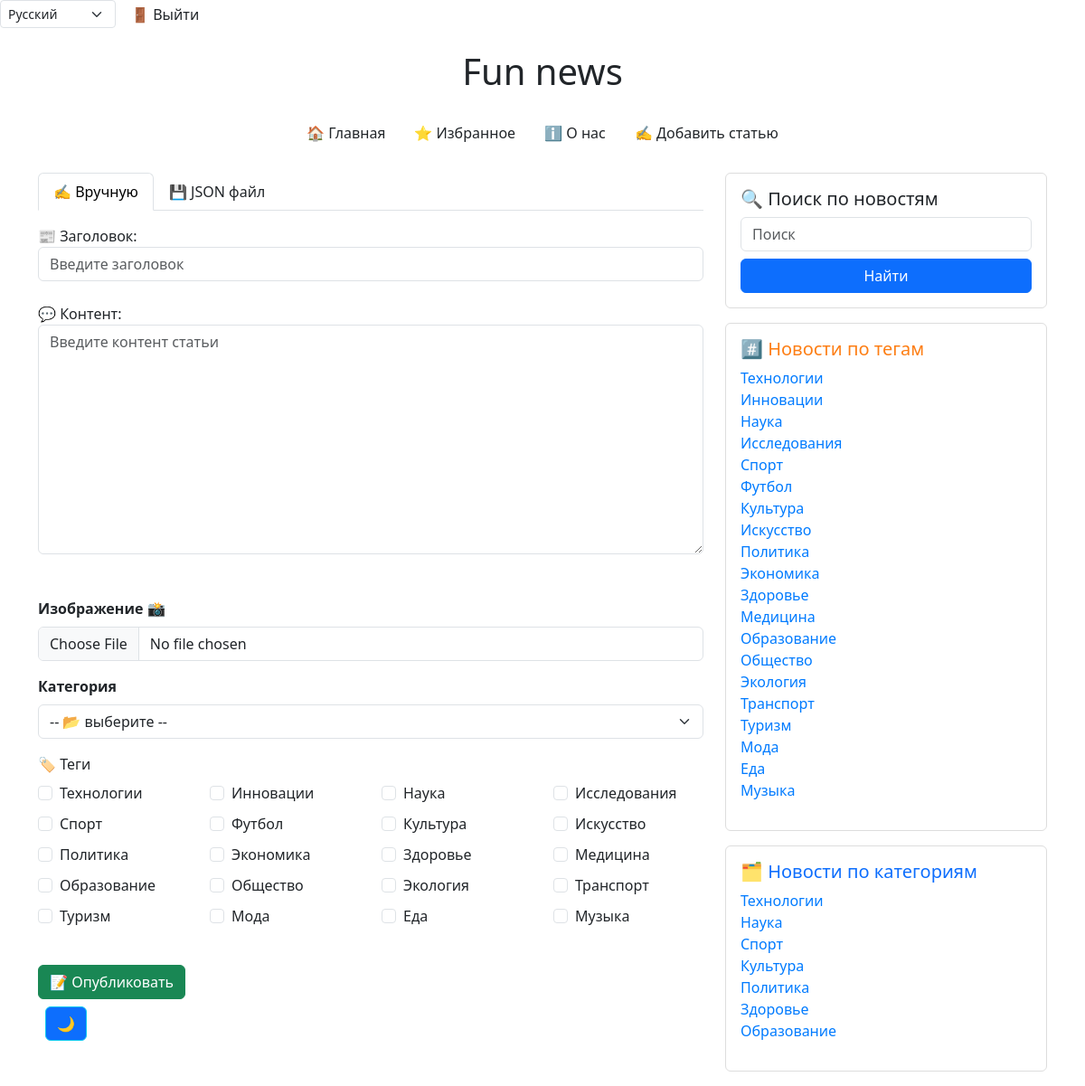
/ru/news/add/ (signed in), run on the app's committed database.
### news/models.py (models this page shows, shortened)
class Tag(models.Model):
    name = models.CharField(max_length=255, unique=True)
    class Meta:
        verbose_name = 'Тег'  # единственное число для отображения в админке
        verbose_name_plural = 'Теги'  # мн. число для отображения в админке

class Category(models.Model):
    name = models.CharField(max_length=255, unique=True)
    class Meta:
        verbose_name = 'Категория'  # единственное число для отображения в админке
        verbose_name_plural = 'Категории'  # мн. число для отображения в админке

### news/views.py (the view, shortened to what this page needs)
# urls.py: path('add/', add_article, name='add_article'),                                                    # добавить новую статью
@login_required(login_url='accounts:login')
def add_article(request):
    all_tags = Tag.objects.all()
    all_categories = Category.objects.all()
    if request.method == "POST":
        form = ArticleForm(request.POST, request.FILES)
        category_id = request.POST.get('category')
        tags = request.POST.getlist('tags')
        if not category_id:
            form.add_error('category', 'Выберите категорию.')
        if not tags:
            form.add_error('tags', 'Выберите хотя бы один тег.')
        if form.is_valid() and not form.errors:
            article = form.save(commit=False)
            article.author = request.user
            article.category = Category.objects.get(id=category_id)
            article.save()
            article.tags.set(Tag.objects.filter(id__in=tags))
            return HttpResponseRedirect('/news')
    else:
        form = ArticleForm()
    context = {
        'form': form,
        'all_tags': all_tags,
        'all_categories': all_categories,
    }
    return render(request, 'news/add_article.html', context)

### news/forms.py
class ArticleForm(forms.ModelForm):
    class Meta:
        model = Article
        fields = ['title', 'content', 'image', 'category', 'tags']
        widgets = {
            'title': forms.TextInput(attrs={'class': 'form-control', 'placeholder': _('Введите заголовок') }),
            'content': forms.Textarea(attrs={'class': 'form-control', 'placeholder': _('Введите контент статьи') }),
            'image': forms.FileInput(attrs={'class': 'form-control'}),
            'category': forms.Select(attrs={'class': 'form-select'}),
            'tags': forms.CheckboxSelectMultiple(attrs={'class': 'form-check-input'}),
        }
        labels = {
            'title': _('Заголовок'),
            'content': _('Контент'),
            'image': _('Изображение'),
            'category': _('Категория'),
            'tags': _('Теги')
        }

### news/templates/news/add_article.html (shortened to what this page needs)
{% extends 'news/base.html' %}
{% load i18n %}
{% block content %}
<ul class="nav nav-tabs" id="addArticleTabs" role="tablist">
  <li class="nav-item" role="presentation">
    <button class="nav-link active" id="manual-tab" data-bs-toggle="tab" data-bs-target="#manual" type="button" role="tab">
     {% trans '✍️ Вручную' %}
    </button>
  </li>
  <li class="nav-item" role="presentation">
    <button class="nav-link" id="json-tab" data-bs-toggle="tab" data-bs-target="#json" type="button" role="tab">
      {% trans '💾 JSON файл' %}
    </button>
  </li>
</ul>
<div class="tab-content mt-3">
<div class="tab-pane fade show active" id="manual" role="tabpanel">
<form method="post" enctype="multipart/form-data">
    📰 {{ form.title.label_tag }}<br>
    {{ form.title }}<br>
    💬 {{ form.content.label_tag }}<br>
    {{ form.content }}<br><br>
    <div class="mb-3">
        <label for="{{ form.image.id_for_label }}" class="form-label fw-bold">
            {{ form.image.label }}
  </label>
  📸 {{ form.image }}
</div>
       <div class="mb-3">
      <label for="category" class="form-label fw-bold">{% trans 'Категория' %}</label>
      <select name="category" id="category" class="form-select">
        <option value="">{% trans '-- 📂 выберите --' %}</option>
      </select>
    </div>
    <label class="form-label">{% trans '🏷️ Теги' %} </label>
        <div class="row row-cols-1 row-cols-sm-2 row-cols-md-4">
            {% for tag in all_tags %}
                <div class="col mb-2">
                    <div class="form-check">
                        <input type="checkbox" name="tags" value="{{ tag.id }}"
                            id="tag-{{ tag.id }}" class="form-check-input"
                            {% if tag in form.cleaned_data.tags.all %}checked{% endif %}>
                        <label class="form-check-label" for="tag-{{ tag.id }}">
                            {{ tag.name }}
                        </label>
                    </div>
                </div>
            {% endfor %}
        </div>
    <br><button type="submit" class="btn btn-success mt-2">{% trans '📝 Опубликовать' %} </button>
</form>
</div>
<br>
</div>
{% endblock %}

### news/templates/news/base.html (shortened to what this page needs)
{% load static %}
{% load i18n %}
<!DOCTYPE html>
<html lang="ru">
<head>
    <link href="https://cdn.jsdelivr.net/npm/bootstrap@5.3.0/dist/css/bootstrap.min.css" rel="stylesheet">
    <link href="https://cdn.jsdelivr.net/npm/aos@2.3.4/dist/aos.css" rel="stylesheet">
    <link rel="stylesheet" href="https://unpkg.com/leaflet@1.9.4/dist/leaflet.css"/>
    <link rel="stylesheet" type="text/css" href="{% static 'css/style.css' %}">
</head>
<body>
<div class="d-flex align-items-center">
    <form action="{% url 'set_language' %}" method="post" class="d-inline me-3">
        {% get_current_language as LANGUAGE_CODE %}
        <select name="language" onchange="this.form.submit()" class="form-select form-select-sm d-inline w-auto">
            {% get_available_languages as LANGUAGES %}
            {% for code, name in LANGUAGES %}
                <option value="{{ code }}" {% if code == LANGUAGE_CODE %}selected{% endif %}>
                    {{ name }}
                </option>
            {% endfor %}
        </select>
    </form>
{% if user.is_authenticated %}
    <form method="post" action="{% url 'accounts:logout' %}" style="display: inline;">
        <button type="submit" class="btn btn-link p-0" style="color: inherit; text-decoration: none;">
            {% trans '🚪 Выйти' %}
        </button>
    </form>
{% else %}
    <a class="nav-link me-2" href="{% url 'accounts:login' %}">{% trans '🔑 Авторизация' %}</a>
    <a class="nav-link me-2"> /  </a>
    <a class="nav-link" href="{% url 'accounts:registration' %}">{% trans '➕ Регистрация' %}</a>
{% endif %}
</div>
<div class="container mt-4">
    <h1 class="text-center mb-4">Fun news</h1>
    <button id="theme-toggle" class="btn btn-outline-info">🌙</button>
        <nav class="mb-4">
            <ul class="nav justify-content-center">
                {% if not request.path == '/news/' %}
                    <li class="nav-item">
                        <a class="nav-link" href="{% url 'news:catalog' %}">{% trans '🏠 Главная' %}</a>
                    </li>
                {% endif %}
                {% if user.is_authenticated %}
                    <li class="nav-item">
                        <a class="nav-link" href="{% url 'news:favourites' %}">{% trans '⭐ Избранное' %}</a>
                    </li>
                {% else %}
                    <li class="nav-item">
                        <a class="nav-link disabled" href="#" tabindex="-1" aria-disabled="true">{% trans '⭐ Избранное' %}</a>
                    </li>
                {% endif %}
                <li class="nav-item">
                    <a class="nav-link" href="{% url 'news:about' %}">{% trans 'ℹ️ О нас' %}</a>
                </li>
                {% if user.is_authenticated %}
                    <li class="nav-item">
                        <a class="nav-link" href="{% url 'news:add_article' %}">{% trans '✍️ Добавить статью' %}</a>
                    </li>
                {% else %}
                    <li class="nav-item">
                        <a class="nav-link disabled" href="#" tabindex="-1" aria-disabled="true">{% trans '✍️ Добавить статью' %}</a>
                    </li>
                {% endif %}
            </ul>
        </nav>
    <div class="row">
        <div class="col-md-8">
            {% block content %}{% endblock %}
        </div>
      {% if user.is_authenticated %}
        <aside class="col-md-4">
            <div class="card mb-3 p-3">
                <h5>{% trans '🔍 Поиск по новостям' %}</h5>
                <form method="get" action="{% url 'news:search_news' %}" class="d-flex flex-column">
                    <input type="text" name="text" class="form-control mb-2" placeholder= {% trans 'Поиск' %} required>
                    <button type="submit" class="btn btn-primary">{% trans 'Найти' %}</button>
                </form>
            </div>
            <div class="card mb-3 p-3">
                <h5 class="tag-title">{% trans '#️⃣ Новости по тегам' %}</h5>
                {% if all_tags %}
                    <ul class="list-unstyled">
                        {% for tag in all_tags %}
                            <li><a href="{% url 'news:news_by_tag' tag.name %}">{{ tag.name }}</a></li>
                        {% endfor %}
                    </ul>
                {% else %}
                    <p>{% trans '😕 Нет доступных тегов.' %}</p>
                {% endif %}
            </div>
            <div class="card mb-3 p-3">
                <h5 class="category-title">{% trans '🗂️ Новости по категориям' %}</h5>
                {% if all_categories %}
                    <ul class="list-unstyled">
                        {% for category in all_categories %}
                            <li><a href="{% url 'news:news_by_category' category.name %}">{{ category.name }}</a></li>
                        {% endfor %}
                    </ul>
                {% else %}
                    <p>{% trans '😕 Нет доступных категорий.' %}</p>
                {% endif %}
            </div>
        </aside>
      {%  endif %}
    </div>
</div>
</body>
</html>

### static/css/style.css (style rules this page uses)
.card { background-color: #ffffff; border: 1px solid #ddd; }
a { color: #007bff; text-decoration: none; }
.nav-link { color: #212529; }
h1, h5 { color: #212529; }
#theme-toggle { position: fixed; bottom: 50px; left: 50px; }
.card .category-title { color: #0d6efd; }
.card .tag-title { color: #fd7e14; }

### data on the page
Tag: name "Технологии"
Tag: name "Инновации"
Tag: name "Наука"
Tag: name "Исследования"
Tag: name "Спорт"
Tag: name "Футбол"
Tag: name "Культура"
Tag: name "Искусство"
Tag: name "Политика"
Tag: name "Экономика"
Tag: name "Здоровье"
Tag: name "Медицина"
Tag: name "Образование"
Tag: name "Общество"
Tag: name "Экология"
Tag: name "Транспорт"
Tag: name "Туризм"
Tag: name "Мода"
Tag: name "Еда"
Tag: name "Музыка"
Category: name "Технологии"
Category: name "Наука"
Category: name "Спорт"
Category: name "Культура"
Category: name "Политика"
Category: name "Здоровье"
Category: name "Образование"

### other printed values
form field language "Русский"
